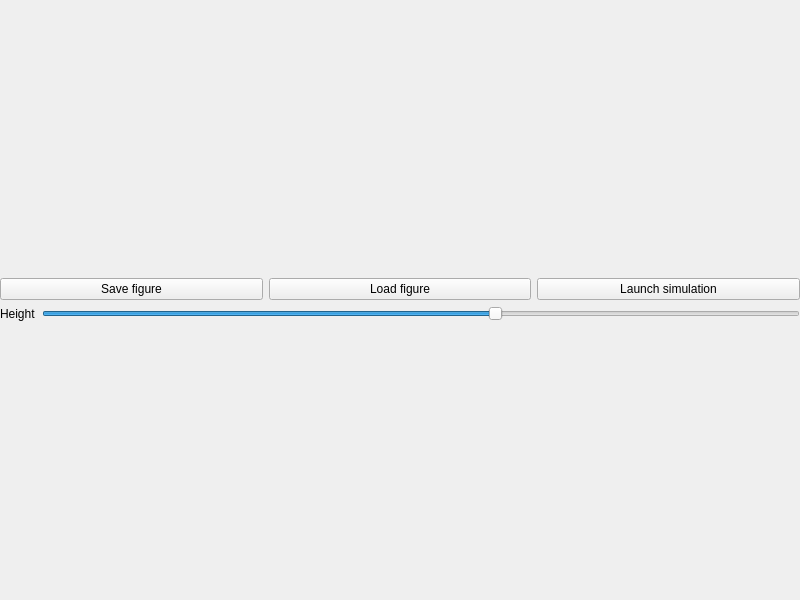
<?xml version="1.0" encoding="UTF-8"?>
<ui version="4.0">
 <class>EditWindow</class>
 <widget class="QMainWindow" name="EditWindow">
  <property name="geometry">
   <rect>
    <x>0</x>
    <y>0</y>
    <width>800</width>
    <height>600</height>
   </rect>
  </property>
  <property name="windowTitle">
   <string>MainWindow</string>
  </property>
  <widget class="QWidget" name="centralwidget">
   <layout class="QVBoxLayout" name="verticalLayout_2">
    <property name="leftMargin">
     <number>0</number>
    </property>
    <property name="topMargin">
     <number>0</number>
    </property>
    <property name="rightMargin">
     <number>0</number>
    </property>
    <property name="bottomMargin">
     <number>0</number>
    </property>
    <item>
     <layout class="QVBoxLayout" name="verticalLayout">
      <item>
       <layout class="QHBoxLayout" name="horizontalLayout">
        <item>
         <widget class="QPushButton" name="saveFigureButton">
          <property name="text">
           <string>Save figure</string>
          </property>
         </widget>
        </item>
        <item>
         <widget class="QPushButton" name="loadFigureButton">
          <property name="text">
           <string>Load figure</string>
          </property>
         </widget>
        </item>
        <item>
         <widget class="QPushButton" name="launchSimulationButton">
          <property name="text">
           <string>Launch simulation</string>
          </property>
         </widget>
        </item>
       </layout>
      </item>
      <item>
       <layout class="QHBoxLayout" name="horizontalLayout_2">
        <item>
         <widget class="QLabel" name="label">
          <property name="text">
           <string>Height</string>
          </property>
         </widget>
        </item>
        <item>
         <widget class="QSlider" name="heightSlider">
          <property name="minimum">
           <number>-60</number>
          </property>
          <property name="maximum">
           <number>40</number>
          </property>
          <property name="orientation">
           <enum>Qt::Horizontal</enum>
          </property>
         </widget>
        </item>
       </layout>
      </item>
     </layout>
    </item>
   </layout>
  </widget>
 </widget>
 <resources/>
 <connections/>
</ui>
